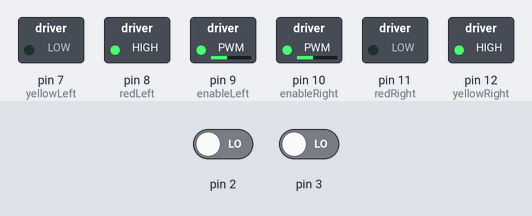
The sketch below on a simulated Arduino Uno, built with avr-gcc and run on an emulated ATmega328P. Shown: switched loads named in the sketch (green lamp = pin HIGH). The inputs (shaded band) are chosen by the test bench; at power-on: pin 2 LOW, pin 3 LOW.

Above: at 0.05 s.
At 10.75 s:
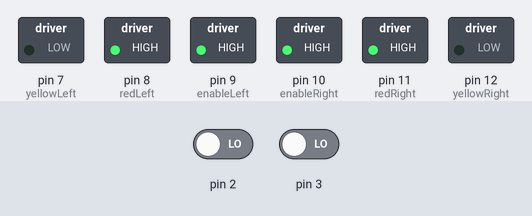
At 16.85 s:
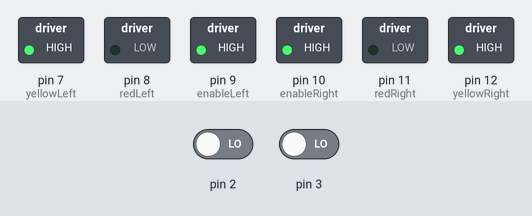
At 24.75 s:
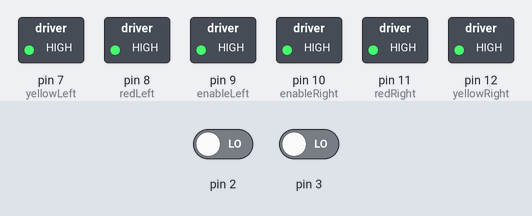
Timing chart, 0 to 35.6 s (numbered marks = the images above):
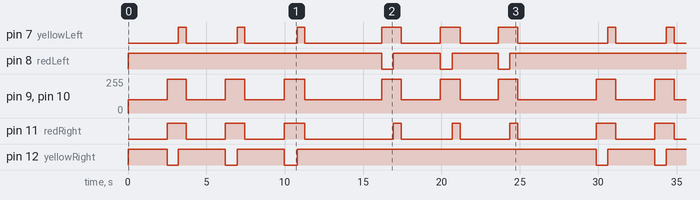

Measured:
- by itself, pin 8 (redLeft): repeats every 27.4 s: LOW 0.75 s, HIGH 3.0 s, LOW 0.75 s, HIGH 2.9 s, LOW 0.75 s, HIGH 19.2 s
- by itself, pin 9 (enableLeft), pin 10 (enableRight): repeats every 13.7 s: 2 × (255/255 1.2 s, 100/255 2.5 s), 255/255 1.3 s, 100/255 4.9 s
- by itself, pin 12 (yellowRight): repeats every 27.4 s: LOW 0.72 s, HIGH 3.0 s, LOW 0.74 s, HIGH 3.0 s, LOW 0.83 s, HIGH 19.1 s
- by itself, pin 11 (redRight): repeats every 27.4 s: LOW 2.5 s, HIGH 1.2 s, LOW 2.5 s, HIGH 1.3 s, LOW 5.7 s, HIGH 0.50 s, LOW 3.3 s, HIGH 0.50 s, LOW 3.2 s, HIGH 0.50 s, LOW 5.0 s, HIGH 1.2 s
- by itself, pin 7 (yellowLeft): repeats every 27.4 s: LOW 3.2 s, HIGH 0.50 s, LOW 3.3 s, HIGH 0.50 s, LOW 4.9 s, HIGH 1.3 s, LOW 2.5 s, HIGH 1.3 s, LOW 2.4 s, HIGH 1.3 s, LOW 5.7 s, HIGH 0.50 s

The sketch:

story_8.ino
```cpp
int enableLeft = 9;
int redLeft = 8;
int yellowLeft = 7;
int enableRight = 10;
int yellowRight = 12;
int redRight = 11;
int pulseCounter = 0;

volatile int leftCounter = 0, rightCounter = 0;

void leftMotorISR()
{
  leftCounter++;
  //Serial.println(leftCounter);
}

  void rightMotorISR() {
  rightCounter++;
  //Serial.println(rightCounter);
  }


void setup() {
  // put your setup code here, to run once:

  pinMode(enableLeft, OUTPUT);
  pinMode(redLeft, OUTPUT);
  pinMode(yellowLeft, OUTPUT);

  pinMode(enableRight, OUTPUT);
  pinMode(yellowRight, OUTPUT);
  pinMode(redRight, OUTPUT);

  attachInterrupt(digitalPinToInterrupt(2), leftMotorISR, RISING);
  attachInterrupt(digitalPinToInterrupt(3), rightMotorISR, RISING);
}


void forward() {
  analogWrite(enableLeft, 100);
  digitalWrite(redLeft, HIGH);
  digitalWrite(yellowLeft, LOW);

  analogWrite(enableRight, 100);
  digitalWrite(yellowRight, HIGH);
  digitalWrite(redRight, LOW);

  int error = abs(leftCounter - rightCounter);

  if(0 < error < 20){
    analogWrite(enableRight, 100);
    analogWrite(enableLeft, 100);
  }

  else{
    if(leftCounter > rightCounter) {
      while(error > 20) {
        analogWrite(enableRight, 100);
        analogWrite(enableLeft, 92);
      }
    }

    if(rightCounter > leftCounter) {
      while(error > 20) {
        analogWrite(enableLeft, 100);
        analogWrite(enableRight, 92);
      }
    }
  }
}

void turnleft() {
  digitalWrite(enableLeft, HIGH);
  digitalWrite(redLeft, HIGH);
  digitalWrite(yellowLeft,LOW);

  digitalWrite(enableRight, HIGH);
  digitalWrite(redRight, HIGH);
  digitalWrite(yellowRight, LOW);
}

void turnright() {
  digitalWrite(enableLeft, HIGH);
  digitalWrite(redLeft, LOW);
  digitalWrite(yellowLeft,HIGH);

  digitalWrite(enableRight, HIGH);
  digitalWrite(redRight, LOW);
  digitalWrite(yellowRight, HIGH);
}

void stoppeth(){
  digitalWrite(enableLeft, HIGH);   // left 111, right 111 (stoppeth)
  digitalWrite(redLeft, HIGH);
  digitalWrite(yellowLeft, HIGH);

  digitalWrite(enableRight, HIGH);
  digitalWrite(yellowRight, HIGH);
  digitalWrite(redRight, HIGH);

 }


void loop() {
  // put your main code here, to run repeatedly:

  while(leftCounter < 100 or rightCounter < 100)
    {
      forward();
      delay(2500);
      turnleft();
      delay(720);
      stoppeth();
      delay(500);
      forward();
      delay(2500);
      turnleft();
      delay(740);
      stoppeth();
      delay(500);
      forward();
      delay(2500);
      turnleft();
      delay(825);
      stoppeth();
      delay(500);
      forward();
      delay(2600);

      forward();
      delay(2300);
      turnright();
      delay(750);
      stoppeth();
      delay(500);
      forward();
      delay(2500);
      turnright();
      delay(750);
      stoppeth();
      delay(500);
      forward();
      delay(2425);
      turnright();
      delay(750);
      stoppeth();
      delay(500);
      forward();
      delay(2525);

    }


      stoppeth();
      exit(0);
}
```
